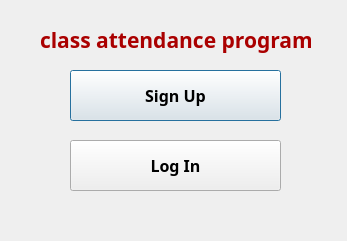
<?xml version="1.0" encoding="UTF-8"?>
<ui version="4.0">
 <class>Dialog</class>
 <widget class="QDialog" name="Dialog">
  <property name="geometry">
   <rect>
    <x>0</x>
    <y>0</y>
    <width>347</width>
    <height>241</height>
   </rect>
  </property>
  <property name="font">
   <font>
    <family>Old Antic Outline Shaded</family>
   </font>
  </property>
  <property name="windowTitle">
   <string>Dialog</string>
  </property>
  <widget class="QLabel" name="label">
   <property name="geometry">
    <rect>
     <x>40</x>
     <y>20</y>
     <width>271</width>
     <height>41</height>
    </rect>
   </property>
   <property name="font">
    <font>
     <pointsize>16</pointsize>
     <weight>75</weight>
     <bold>true</bold>
    </font>
   </property>
   <property name="text">
    <string>&lt;html&gt;&lt;head/&gt;&lt;body&gt;&lt;p align=&quot;center&quot;&gt;&lt;span style=&quot; color:#aa0000;&quot;&gt;class attendance program &lt;/span&gt;&lt;/p&gt;&lt;/body&gt;&lt;/html&gt;</string>
   </property>
   <property name="textFormat">
    <enum>Qt::AutoText</enum>
   </property>
  </widget>
  <widget class="QPushButton" name="signUp">
   <property name="geometry">
    <rect>
     <x>70</x>
     <y>70</y>
     <width>211</width>
     <height>51</height>
    </rect>
   </property>
   <property name="font">
    <font>
     <pointsize>12</pointsize>
     <weight>75</weight>
     <bold>true</bold>
    </font>
   </property>
   <property name="text">
    <string>Sign Up</string>
   </property>
  </widget>
  <widget class="QPushButton" name="pushButton_2">
   <property name="geometry">
    <rect>
     <x>70</x>
     <y>140</y>
     <width>211</width>
     <height>51</height>
    </rect>
   </property>
   <property name="font">
    <font>
     <pointsize>12</pointsize>
     <weight>75</weight>
     <bold>true</bold>
    </font>
   </property>
   <property name="text">
    <string>Log In</string>
   </property>
  </widget>
 </widget>
 <resources/>
 <connections/>
</ui>
